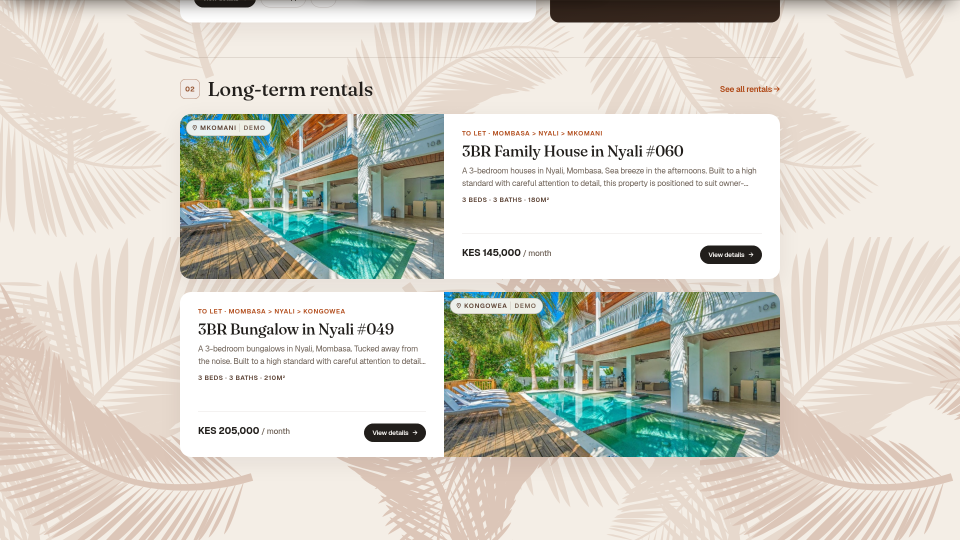
#> input picture download/r68-home-market-unchanged.png, 1920 x 1080 px, given in place of r66-final-collapsed.png, which was not available (shown at 1/2 size); the run also reads 1 picture not shown here
$ python r66_deliver.py
#> lines starting #> are read from the running program, lines starting #| are printed output that depends on the picture
"""Compose the r66 delivery images: accordion states + closing band."""
from PIL import Image, ImageDraw, ImageFont

FONT = "/usr/share/fonts/truetype/chinese/NotoSansSC-Regular.ttf"


def label(img, text, y=18):
    d = ImageDraw.Draw(img)
    try:
        f = ImageFont.truetype(FONT, 26)
    except OSError:
        f = ImageFont.load_default()
    d.rectangle([16, y - 4, 16 + d.textlength(text, font=f) + 20, y + 34],
                fill=(42, 33, 28))
    d.text((26, y), text, fill=(250, 248, 244), font=f)
    return img


def stack(paths, labels, out, target_w=1200):
#> called with target_w = 1200
    imgs = []
    for p in paths:
        im = Image.open(p).convert("RGB")
#> im is the input picture: PIL image 1920x1080 RGB; mean R, G, B 211.8, 209.5, 199.1
        r = target_w / im.width
#> r = 0.625
        imgs.append(im.resize((target_w, int(im.height * r))))
    total_h = sum(i.height for i in imgs) + 14 * (len(imgs) + 1)
#> total_h = 1392
    canvas = Image.new("RGB", (target_w + 28, total_h), (250, 248, 244))
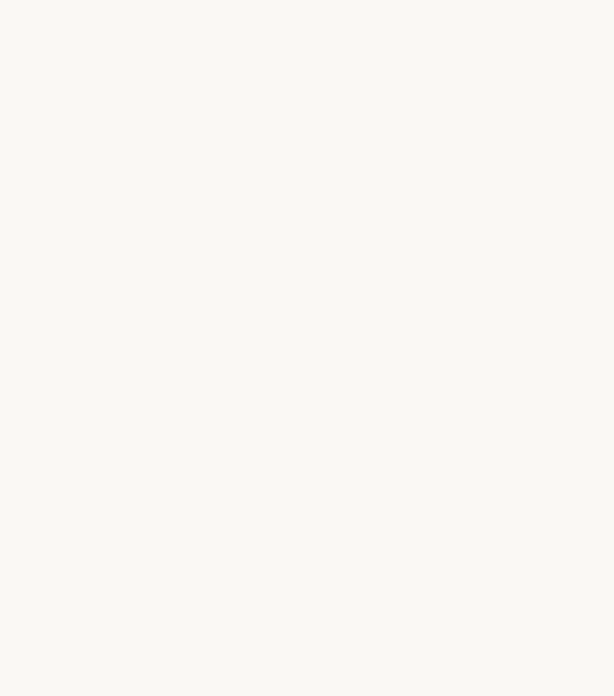
#> canvas: PIL image 1228x1392 RGB (shown at 1/2 size); mean R, G, B 250, 248, 244
    y = 14
    for im, lab in zip(imgs, labels):
        canvas.paste(im, (14, y))
        label(canvas, lab, y + 14)
        y += im.height + 14
#> this loop made 2 passes
#> y on passes 1 to 2: 703, 1392
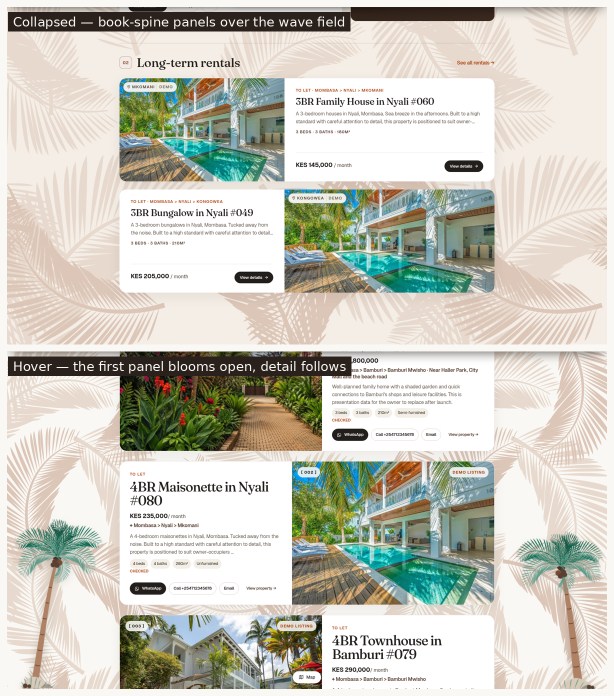
#> canvas: PIL image 1228x1392 RGB (shown at 1/2 size); mean R, G, B 201.8, 200.6, 189.8
#> after the loop, y = 1392
    canvas.save(out, quality=88)
    print(f"wrote {out} ({canvas.width}x{canvas.height})")
#| wrote /home/z/my-project/download/r66-values-accordion.jpg (1228x1392)


# 1. the accordion: collapsed + hover-expanded
stack(
    ["/tmp/r66-final-collapsed.png", "/tmp/r66-final-hover.png"],
    ["Collapsed — book-spine panels over the wave field",
     "Hover — the first panel blooms open, detail follows"],
    "/home/z/my-project/download/r66-values-accordion.jpg",
)

# 2. the closing band, after
band = Image.open("/tmp/r66-about-full-desktop.png").convert("RGB")
w = band.width
#> w = 1920
# the closing band is the last ~1100px of the full page
crop = band.crop((0, band.height - 1150, w, band.height))
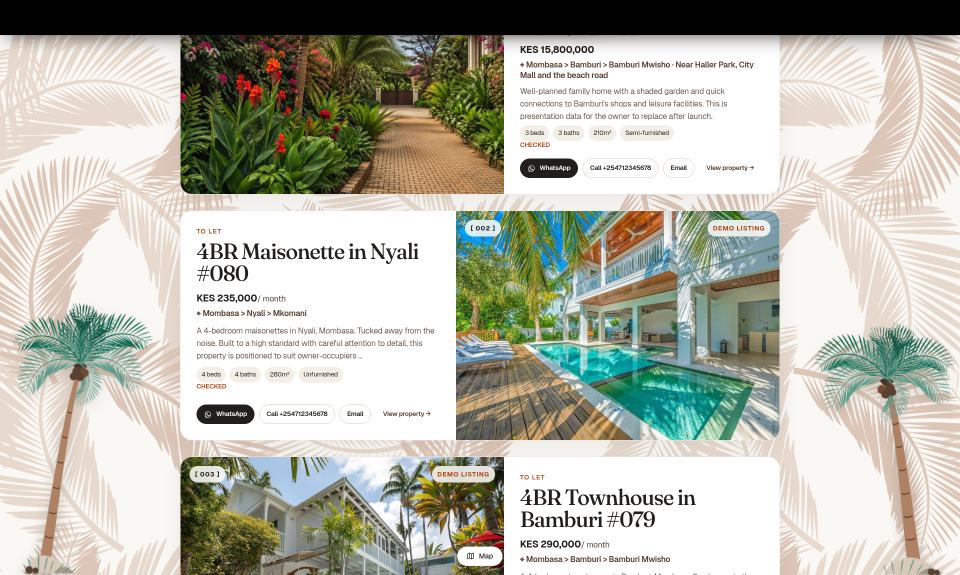
#> crop: PIL image 1920x1150 RGB (shown at 1/2 size); mean R, G, B 182.8, 182.9, 171.2
crop = crop.resize((1200, int(crop.height * 1200 / crop.width)))
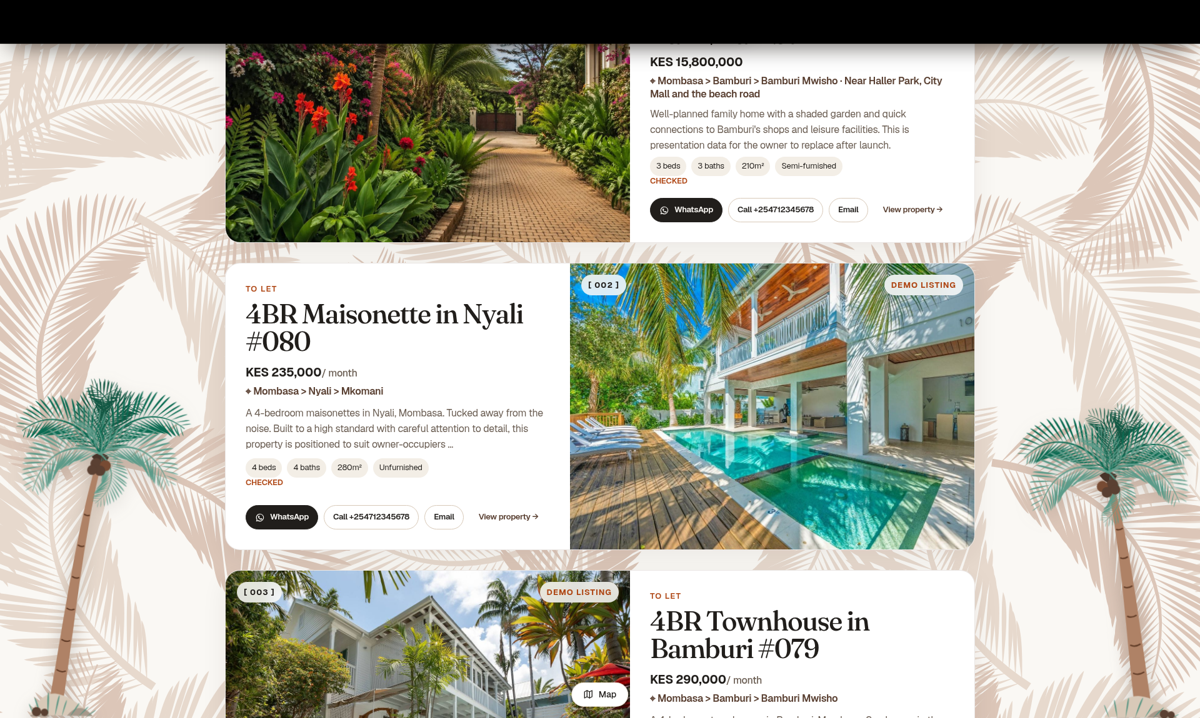
#> crop: PIL image 1200x718 RGB; mean R, G, B 182.8, 182.8, 171.2
label(crop, "The closing band after — no shaded photos, just the CTA")
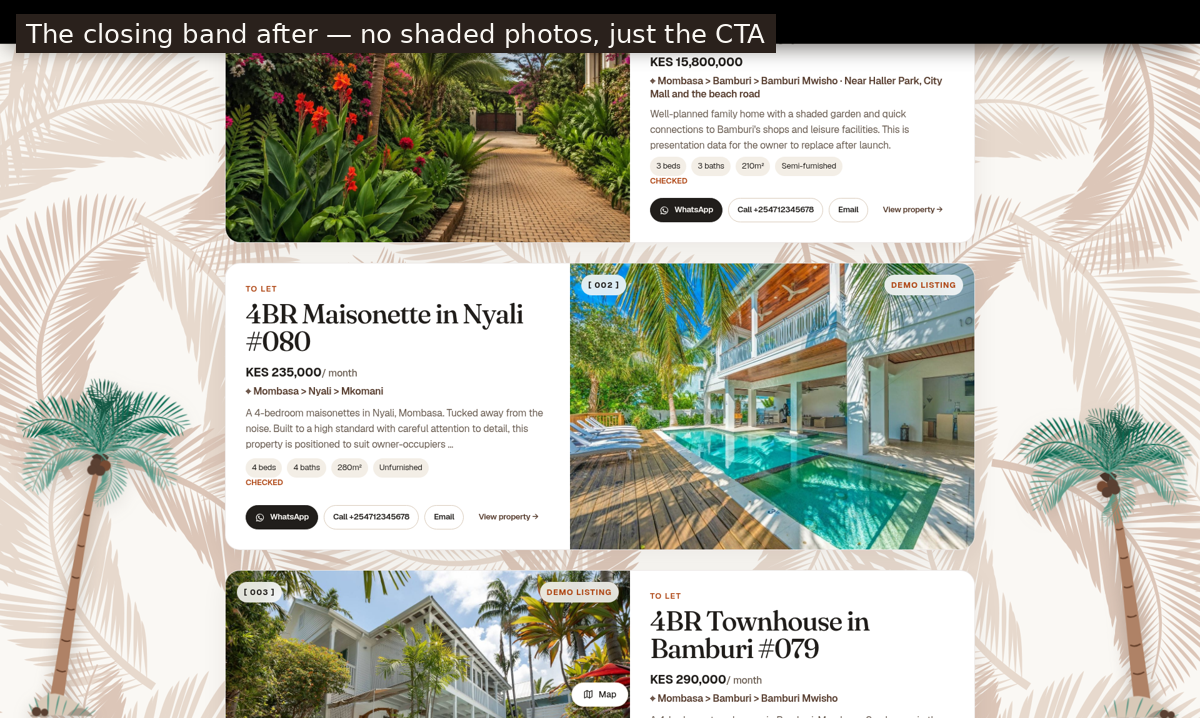
#> crop: PIL image 1200x718 RGB; mean R, G, B 184, 183.9, 172.2
crop.save("/home/z/my-project/download/r66-cta-band-after.jpg", quality=88)
print("wrote r66-cta-band-after.jpg")

# 3. full pages
for src, dst in (
        ("/tmp/r66-about-full-desktop.png",
         "/home/z/my-project/download/about-page-r66-desktop.png"),
        ("/tmp/r66-about-full-mobile.png",
         "/home/z/my-project/download/about-page-r66-mobile.png")):
    im = Image.open(src).convert("RGB")
    if im.width > 1200:
        im = im.resize((1200, int(im.height * 1200 / im.width)))
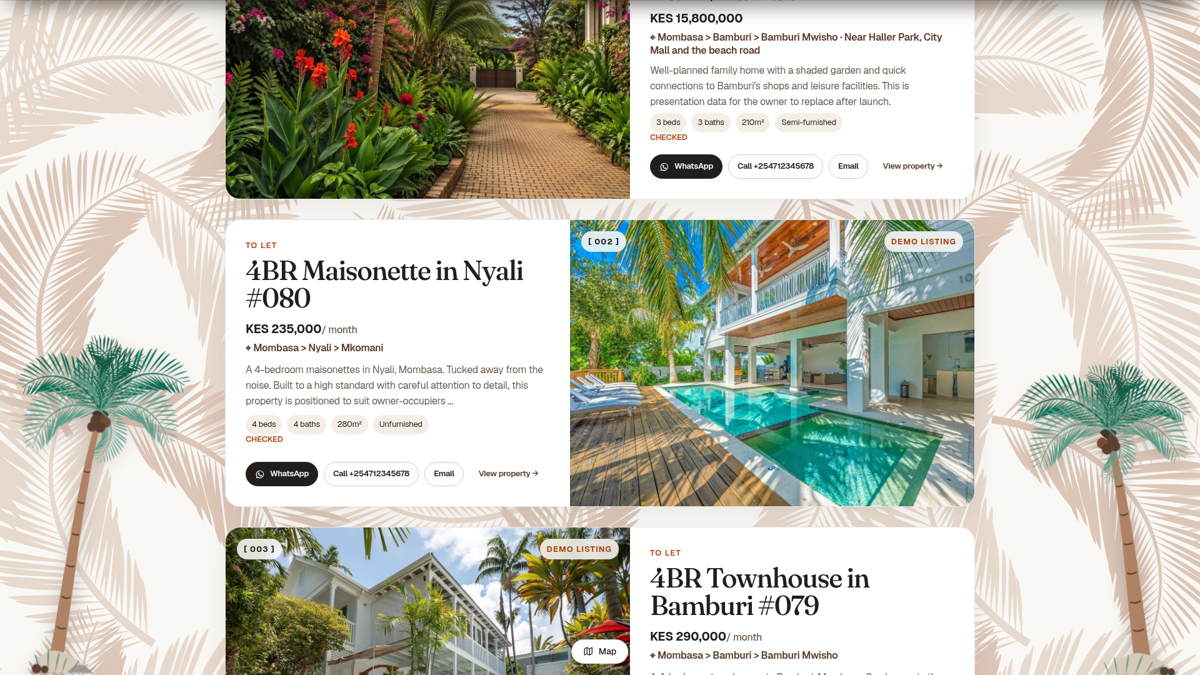
#> im: PIL image 1200x675 RGB; mean R, G, B 194.6, 194.7, 182.3
    im.save(dst, quality=88)
    print(f"wrote {dst} ({im.width}x{im.height})")
#| wrote /home/z/my-project/download/about-page-r66-desktop.png (1200x675)
#> (the run stopped early here; a loop or call above may not have finished)
